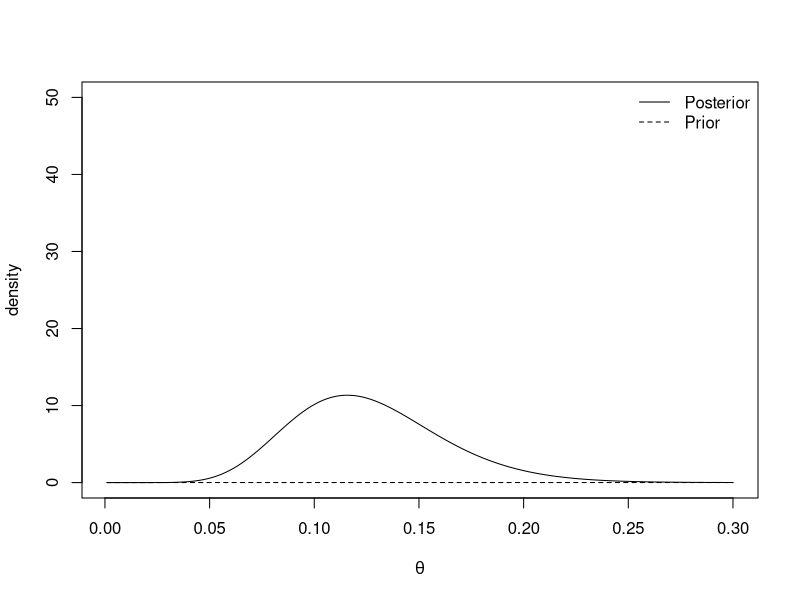
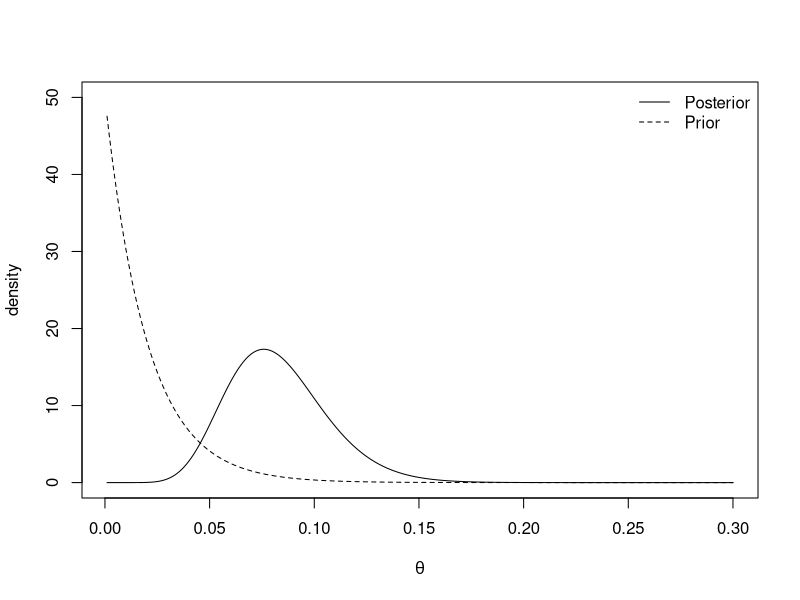
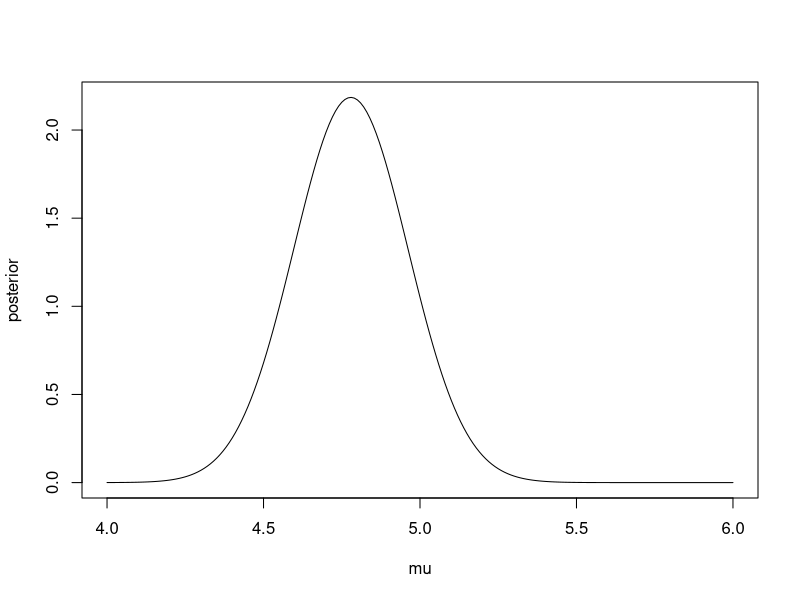
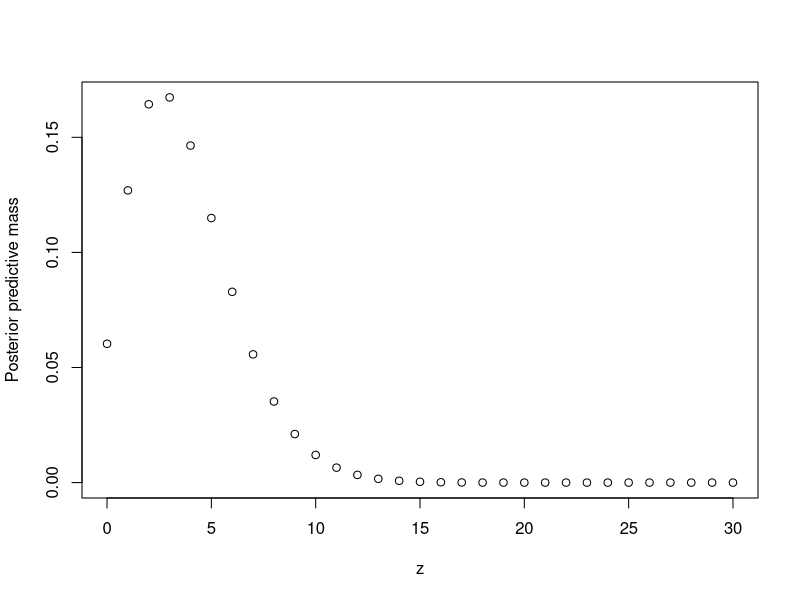
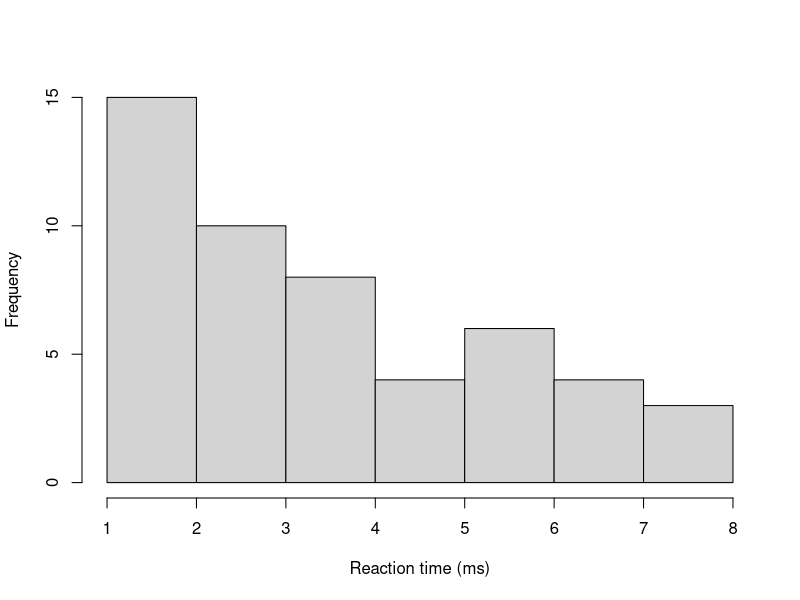
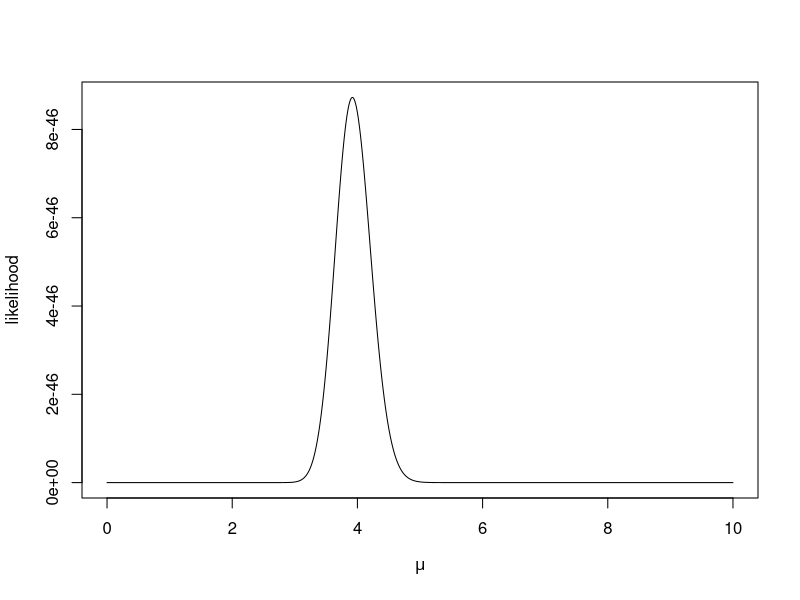
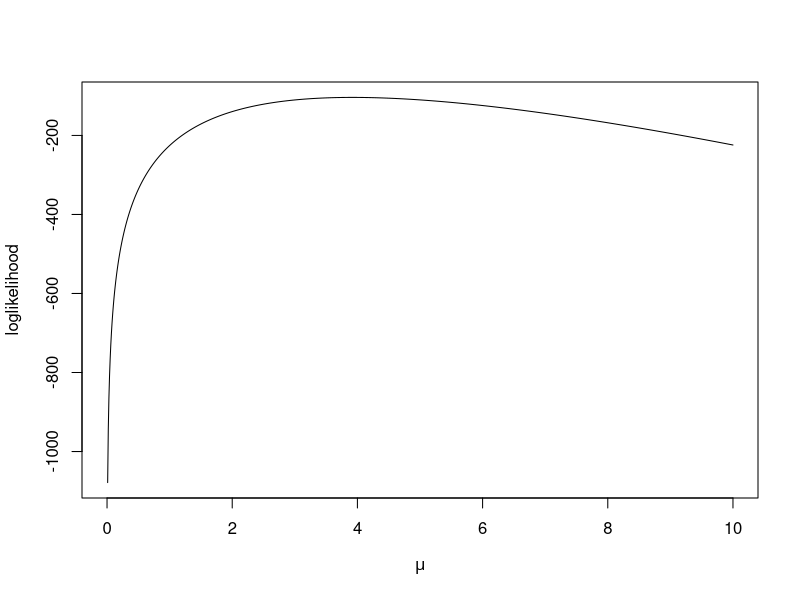
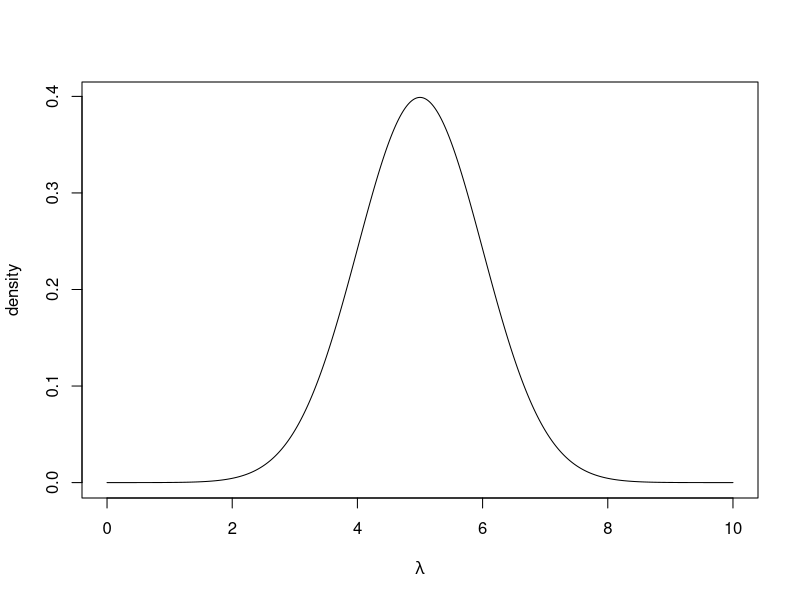

R code for these plots, in order:
## ---- chunk 1
cred.int.95 <- qbeta(c(0.025, 0.975), 4, 198)
round(cred.int.95, 3)
## ---- chunk 2
plot.distributions <- function(gamma.prior){
  #evaluate at selected values of theta
  theta <- seq(0.001, 0.3, 0.001) 
  
  #evaluate prior density
  prior <- dexp(theta, rate = gamma.prior)
  
  #evaluate posterior density
  posterior <- dgamma(theta, shape = 12, rate = 95 + gamma.prior)
  
  
  #plot
  plot(theta, posterior, type= 'l', 
       ylim = c(0, 50), xlab = expression(theta), ylab = "density")
  lines(theta, prior, lty = 2)
  legend('topright', lty = c(1, 2), legend = c("Posterior", "Prior"),  
         bty = "n")
}

plot.distributions(0.01)
plot.distributions(50)
## ---- chunk 3
round(qgamma(c(0.025, 0.975), 12, 95.01), 3)
## ---- chunk 4
#data
N <- 30
sigma <- 1
y <- rnorm(N, 5, sigma)

#prior
sigma0 <- 1000
mu0     <- 0

#posterior
sigma1.sq <- (1/(sigma0^2)  + N/(sigma^2))^-1
mu1       <- sigma1.sq*(sum(y)/(sigma^2) + mu0/(sigma0^2))

c(mu1, sigma1.sq) #output mean and variance

#Create plot
mu <- seq(4, 6, 0.01)
posterior <- dnorm(mu, mean = mu1, sd = sqrt(sigma1.sq))
plot(mu, posterior, type ='l')

## ---- chunk 5
qnorm(c(0.025, 0.975), mu1, sqrt(sigma1.sq))
## ---- chunk 6
beta.binom.posterior.predictive.distribution <- function(z){
  
  
  numerator <- gamma(32)*gamma(z + 4)*gamma(58-z)
  denominator <- gamma(4)*gamma(28)*gamma(62)
  
  output <- choose(30, z)*numerator/denominator
  return(output)
  
}
## ---- chunk 7
z <- 0:30
ppd <- beta.binom.posterior.predictive.distribution(z)
sum(ppd)
plot(z, ppd, xlab = "z", ylab = "Posterior predictive mass")
## ---- chunk 8
z%*%ppd #expectation
cbind(z, cumsum(ppd)) #CDF
## ---- chunk 9
y <- c(2, 6, 2, 3, 4, 3, 4, 3, 1, 2, 3, 2, 6, 6, 2, 3, 5, 1, 2, 2, 4, 2, 5, 3,
       6, 4, 1, 2, 7, 8, 4, 3, 7, 3, 3, 5, 2, 6, 1, 3, 7, 4, 2, 6, 8, 8, 4, 5,
       7, 4)
hist(y, main = "", xlab = "Reaction time (ms)")
mean(y)
## ---- chunk 10
lambda <- seq(0, 10, 0.01) #grid of lambda values
likelihood.function <- function(lambda, y) prod(dpois(y, lambda)) #compute likelihood
log.likelihood.function  <- function(lambda, y) sum(dpois(y, lambda, log = TRUE)) #compute loglikelihood
likelihood <- sapply(lambda,  likelihood.function, y) #evaluate at grid of points
log.likelihood <- sapply(lambda,  log.likelihood.function, y) #evaluate at grid of points

#Plot likelihood
plot(lambda, likelihood, 
     xlab = expression(mu), ylab = "likelihood", type = 'l')
plot(lambda, log.likelihood, 
     xlab = expression(mu), ylab = "loglikelihood", type = 'l')
## ---- chunk 11
lambda   <- seq(0, 10, 0.01) #grid of lambda values
prior    <- dnorm(lambda, 5, 1)
log.prior <- dnorm(lambda, 5, 1, log = TRUE)
plot(lambda, prior, type = 'l', xlab = expression(lambda), ylab = "density")
plot(lambda, log.prior, type = 'l', 
     xlab = expression(lambda), ylab = "log density")
## ---- chunk 12
posterior <- prior*likelihood
posterior <- posterior/sum(posterior) #normalise
plot(lambda, posterior, type = 'l', xlab = expression(lambda), 
     ylab = "posterior density")
## ---- chunk 13
lambda[which.max(posterior)]
## ---- chunk 14
y <- c(1.95, 1.46, 4.81, 1.52, 4.24, 3.00, 0.46, 2.27, 1.76, 0.41)
